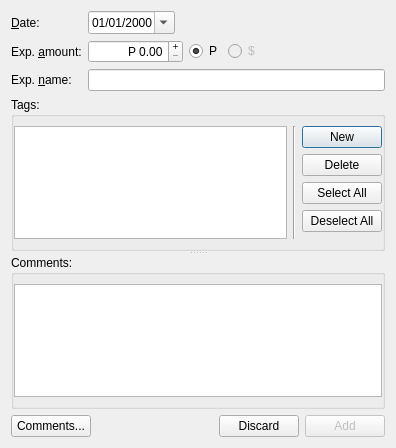
<?xml version="1.0" encoding="UTF-8"?>
<ui version="4.0">
 <class>inputDialog</class>
 <widget class="QDialog" name="inputDialog">
  <property name="geometry">
   <rect>
    <x>0</x>
    <y>0</y>
    <width>396</width>
    <height>448</height>
   </rect>
  </property>
  <property name="windowTitle">
   <string>Dialog</string>
  </property>
  <layout class="QVBoxLayout" name="verticalLayout_2">
   <item>
    <layout class="QFormLayout" name="formLayout">
     <item row="0" column="0">
      <widget class="QLabel" name="dateLabel">
       <property name="text">
        <string>&amp;Date:</string>
       </property>
       <property name="buddy">
        <cstring>expensesDateEdit</cstring>
       </property>
      </widget>
     </item>
     <item row="0" column="1">
      <layout class="QHBoxLayout" name="horizontalLayout_5">
       <item>
        <widget class="QDateEdit" name="expensesDateEdit">
         <property name="displayFormat">
          <string>dd/MM/yyyy</string>
         </property>
         <property name="calendarPopup">
          <bool>true</bool>
         </property>
        </widget>
       </item>
       <item>
        <spacer name="horizontalSpacer_3">
         <property name="orientation">
          <enum>Qt::Horizontal</enum>
         </property>
         <property name="sizeHint" stdset="0">
          <size>
           <width>40</width>
           <height>20</height>
          </size>
         </property>
        </spacer>
       </item>
      </layout>
     </item>
     <item row="1" column="0">
      <widget class="QLabel" name="amountLabel">
       <property name="text">
        <string>Exp. &amp;amount:</string>
       </property>
       <property name="buddy">
        <cstring>amountDoubleSpinBox</cstring>
       </property>
      </widget>
     </item>
     <item row="1" column="1">
      <layout class="QHBoxLayout" name="horizontalLayout_3">
       <item>
        <widget class="QDoubleSpinBox" name="amountDoubleSpinBox">
         <property name="sizePolicy">
          <sizepolicy hsizetype="Preferred" vsizetype="Fixed">
           <horstretch>0</horstretch>
           <verstretch>0</verstretch>
          </sizepolicy>
         </property>
         <property name="alignment">
          <set>Qt::AlignRight|Qt::AlignTrailing|Qt::AlignVCenter</set>
         </property>
         <property name="buttonSymbols">
          <enum>QAbstractSpinBox::PlusMinus</enum>
         </property>
         <property name="accelerated">
          <bool>true</bool>
         </property>
         <property name="prefix">
          <string>P </string>
         </property>
         <property name="maximum">
          <double>1000000.000000000000000</double>
         </property>
        </widget>
       </item>
       <item>
        <widget class="QRadioButton" name="RUBRadioButton">
         <property name="sizePolicy">
          <sizepolicy hsizetype="Maximum" vsizetype="Fixed">
           <horstretch>0</horstretch>
           <verstretch>0</verstretch>
          </sizepolicy>
         </property>
         <property name="text">
          <string>P</string>
         </property>
         <property name="checked">
          <bool>true</bool>
         </property>
        </widget>
       </item>
       <item>
        <widget class="QRadioButton" name="USDRadioButton">
         <property name="enabled">
          <bool>false</bool>
         </property>
         <property name="sizePolicy">
          <sizepolicy hsizetype="Maximum" vsizetype="Fixed">
           <horstretch>0</horstretch>
           <verstretch>0</verstretch>
          </sizepolicy>
         </property>
         <property name="text">
          <string>$</string>
         </property>
        </widget>
       </item>
       <item>
        <spacer name="horizontalSpacer_2">
         <property name="orientation">
          <enum>Qt::Horizontal</enum>
         </property>
         <property name="sizeHint" stdset="0">
          <size>
           <width>40</width>
           <height>20</height>
          </size>
         </property>
        </spacer>
       </item>
      </layout>
     </item>
     <item row="2" column="0">
      <widget class="QLabel" name="nameLabel">
       <property name="text">
        <string>Exp. &amp;name:</string>
       </property>
       <property name="buddy">
        <cstring>nameLineEdit</cstring>
       </property>
      </widget>
     </item>
     <item row="2" column="1">
      <widget class="QLineEdit" name="nameLineEdit"/>
     </item>
    </layout>
   </item>
   <item>
    <widget class="QSplitter" name="splitter">
     <property name="orientation">
      <enum>Qt::Vertical</enum>
     </property>
     <widget class="QGroupBox" name="tagsGroupBox">
      <property name="title">
       <string>Tags:</string>
      </property>
      <property name="flat">
       <bool>true</bool>
      </property>
      <layout class="QHBoxLayout" name="horizontalLayout_4">
       <property name="leftMargin">
        <number>0</number>
       </property>
       <property name="rightMargin">
        <number>0</number>
       </property>
       <item>
        <widget class="QListView" name="tagsListView">
         <property name="selectionMode">
          <enum>QAbstractItemView::MultiSelection</enum>
         </property>
         <property name="selectionRectVisible">
          <bool>true</bool>
         </property>
        </widget>
       </item>
       <item>
        <widget class="Line" name="line">
         <property name="orientation">
          <enum>Qt::Vertical</enum>
         </property>
        </widget>
       </item>
       <item>
        <layout class="QVBoxLayout" name="verticalLayout">
         <item>
          <widget class="QPushButton" name="newTagButton">
           <property name="enabled">
            <bool>true</bool>
           </property>
           <property name="sizePolicy">
            <sizepolicy hsizetype="Preferred" vsizetype="Fixed">
             <horstretch>0</horstretch>
             <verstretch>0</verstretch>
            </sizepolicy>
           </property>
           <property name="text">
            <string>New</string>
           </property>
           <property name="checkable">
            <bool>false</bool>
           </property>
           <property name="checked">
            <bool>false</bool>
           </property>
           <property name="autoRepeat">
            <bool>false</bool>
           </property>
           <property name="flat">
            <bool>false</bool>
           </property>
          </widget>
         </item>
         <item>
          <widget class="QPushButton" name="deleteTagButton">
           <property name="enabled">
            <bool>true</bool>
           </property>
           <property name="sizePolicy">
            <sizepolicy hsizetype="Preferred" vsizetype="Fixed">
             <horstretch>0</horstretch>
             <verstretch>0</verstretch>
            </sizepolicy>
           </property>
           <property name="text">
            <string>Delete</string>
           </property>
           <property name="checkable">
            <bool>false</bool>
           </property>
           <property name="checked">
            <bool>false</bool>
           </property>
           <property name="autoRepeat">
            <bool>false</bool>
           </property>
           <property name="flat">
            <bool>false</bool>
           </property>
          </widget>
         </item>
         <item>
          <widget class="QPushButton" name="selectAllTagsButton">
           <property name="enabled">
            <bool>true</bool>
           </property>
           <property name="sizePolicy">
            <sizepolicy hsizetype="Preferred" vsizetype="Fixed">
             <horstretch>0</horstretch>
             <verstretch>0</verstretch>
            </sizepolicy>
           </property>
           <property name="text">
            <string>Select All</string>
           </property>
           <property name="checkable">
            <bool>false</bool>
           </property>
           <property name="checked">
            <bool>false</bool>
           </property>
           <property name="autoRepeat">
            <bool>false</bool>
           </property>
           <property name="flat">
            <bool>false</bool>
           </property>
          </widget>
         </item>
         <item>
          <widget class="QPushButton" name="deselectAllTagsButton">
           <property name="enabled">
            <bool>true</bool>
           </property>
           <property name="sizePolicy">
            <sizepolicy hsizetype="Preferred" vsizetype="Fixed">
             <horstretch>0</horstretch>
             <verstretch>0</verstretch>
            </sizepolicy>
           </property>
           <property name="text">
            <string>Deselect All</string>
           </property>
           <property name="checkable">
            <bool>false</bool>
           </property>
           <property name="checked">
            <bool>false</bool>
           </property>
           <property name="autoRepeat">
            <bool>false</bool>
           </property>
           <property name="flat">
            <bool>false</bool>
           </property>
          </widget>
         </item>
         <item>
          <spacer name="verticalSpacer">
           <property name="orientation">
            <enum>Qt::Vertical</enum>
           </property>
           <property name="sizeHint" stdset="0">
            <size>
             <width>20</width>
             <height>32</height>
            </size>
           </property>
          </spacer>
         </item>
        </layout>
       </item>
      </layout>
     </widget>
     <widget class="QGroupBox" name="commentsGroupBox">
      <property name="title">
       <string>Comments:</string>
      </property>
      <property name="flat">
       <bool>true</bool>
      </property>
      <property name="checkable">
       <bool>false</bool>
      </property>
      <layout class="QHBoxLayout" name="horizontalLayout_2">
       <property name="spacing">
        <number>6</number>
       </property>
       <property name="leftMargin">
        <number>0</number>
       </property>
       <property name="topMargin">
        <number>9</number>
       </property>
       <property name="rightMargin">
        <number>0</number>
       </property>
       <item>
        <widget class="QPlainTextEdit" name="commentsPlainTextEdit">
         <property name="plainText">
          <string/>
         </property>
        </widget>
       </item>
      </layout>
     </widget>
    </widget>
   </item>
   <item>
    <layout class="QHBoxLayout" name="horizontalLayout">
     <item>
      <widget class="QPushButton" name="commentsButton">
       <property name="sizePolicy">
        <sizepolicy hsizetype="Maximum" vsizetype="Fixed">
         <horstretch>0</horstretch>
         <verstretch>0</verstretch>
        </sizepolicy>
       </property>
       <property name="text">
        <string>Comments...</string>
       </property>
       <property name="checkable">
        <bool>true</bool>
       </property>
       <property name="checked">
        <bool>false</bool>
       </property>
      </widget>
     </item>
     <item>
      <spacer name="horizontalSpacer">
       <property name="orientation">
        <enum>Qt::Horizontal</enum>
       </property>
       <property name="sizeHint" stdset="0">
        <size>
         <width>40</width>
         <height>20</height>
        </size>
       </property>
      </spacer>
     </item>
     <item>
      <widget class="QPushButton" name="discardButton">
       <property name="sizePolicy">
        <sizepolicy hsizetype="Preferred" vsizetype="Fixed">
         <horstretch>0</horstretch>
         <verstretch>0</verstretch>
        </sizepolicy>
       </property>
       <property name="text">
        <string>Discard</string>
       </property>
      </widget>
     </item>
     <item>
      <widget class="QPushButton" name="addButton">
       <property name="enabled">
        <bool>false</bool>
       </property>
       <property name="sizePolicy">
        <sizepolicy hsizetype="Preferred" vsizetype="Fixed">
         <horstretch>0</horstretch>
         <verstretch>0</verstretch>
        </sizepolicy>
       </property>
       <property name="text">
        <string>Add</string>
       </property>
      </widget>
     </item>
    </layout>
   </item>
  </layout>
  <zorder>nameLabel</zorder>
  <zorder>dateLabel</zorder>
  <zorder>amountLabel</zorder>
  <zorder>nameLineEdit</zorder>
  <zorder>amountDoubleSpinBox</zorder>
  <zorder>expensesDateEdit</zorder>
  <zorder></zorder>
  <zorder>commentsGroupBox</zorder>
  <zorder>tagsGroupBox</zorder>
  <zorder>commentsButton</zorder>
  <zorder>horizontalSpacer_3</zorder>
 </widget>
 <tabstops>
  <tabstop>amountDoubleSpinBox</tabstop>
  <tabstop>nameLineEdit</tabstop>
  <tabstop>commentsPlainTextEdit</tabstop>
 </tabstops>
 <resources/>
 <connections/>
</ui>
